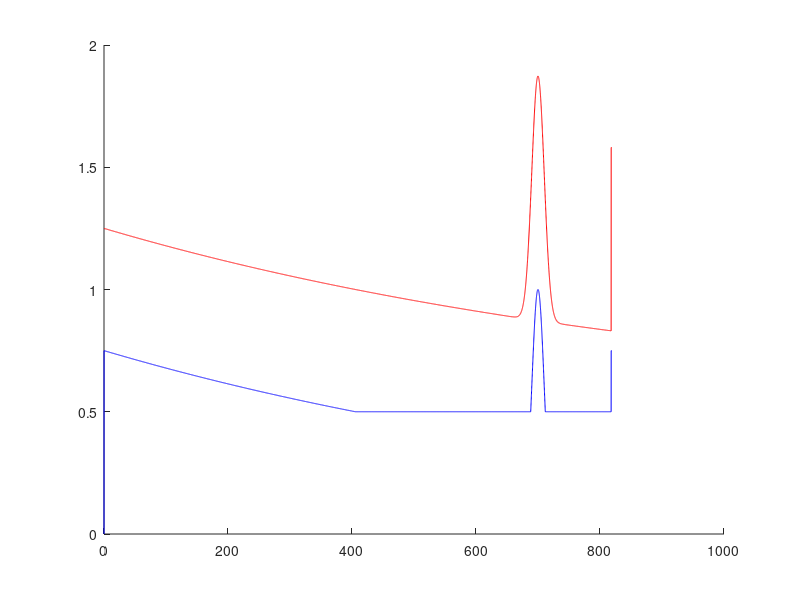

This figure's MATLAB source:
clear; close all; clc;

start = 0;
final = 819;
n = 10000;

% Gaussian parameters
mu = 700;
sigma_g = 10;
% g_max = 1/(sigma_g*sqrt(2*pi));
g_max = 1;

% Exponential parameters
sigma_e = -0.001;
a = g_max*3/4;

% Uniform parameters
uniform = g_max*1/2;


% input vector
x = linspace(start,final,n);


exponential = a*exp(sigma_e.*x);

normal_dist = exp(-1/2 .* ((mu-x)/(sigma_g)).^2);

max_range = zeros(1, length(x));
max_range(ceil(818*n/final):end) = g_max*3/4;

%% Plot old distribution
figure(1); hold on;
plot(x,exponential + normal_dist + max_range + uniform,'r-');

%% Plot new distribution
observation_model = max(max(max(exponential,normal_dist),max_range),uniform);
observation_model(1) = 0;
plot(x,observation_model,'b-');